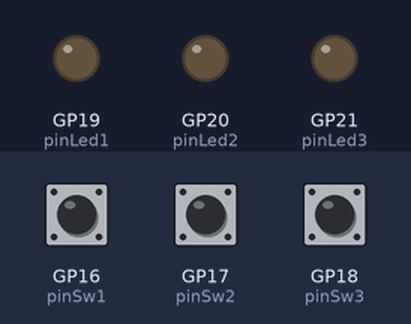
Recording of a program running on a simulated Raspberry Pi Pico running MicroPython. Shown: output pins drawn as LEDs (lit = HIGH). Inputs (shaded band) come from the test bench; at power-on: GP16 (pinSw1) LOW, GP17 (pinSw2) LOW, GP18 (pinSw3) LOW.

Above: at 1.2 s.
1.3 s: GP16 (pinSw1) pulled HIGH for 0.15 s
At 1.37 s:
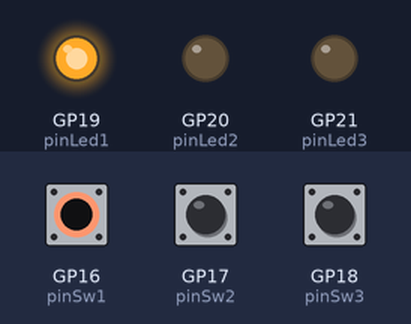
2.9 s: GP17 (pinSw2) pulled HIGH for 0.15 s
At 2.97 s:
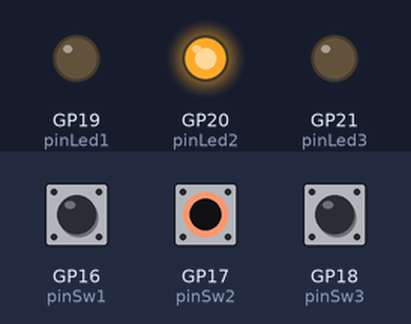
4.5 s: GP18 (pinSw3) pulled HIGH for 0.15 s
At 4.57 s:
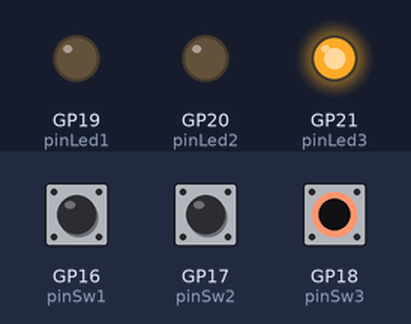
6.1 s: GP18 (pinSw3) pulled HIGH for 3.2 s
At 10.5 s:
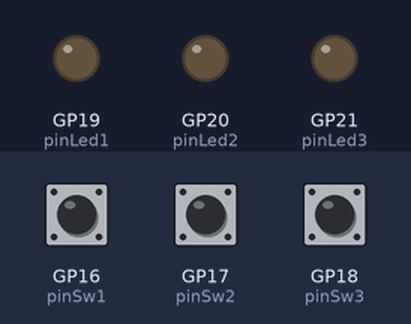
10.8 s: GP16 (pinSw1) pulled HIGH for 3.2 s
At 11.6 s:
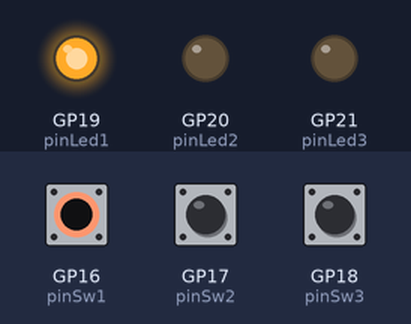
15.5 s: GP16 (pinSw1) driven HIGH and GP17 (pinSw2) driven HIGH
At 16.6 s:
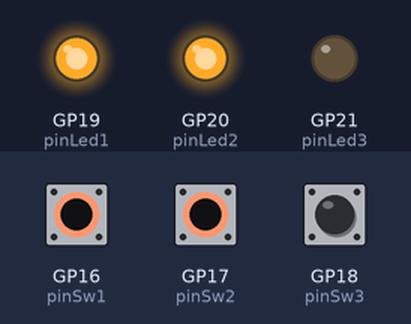
Timing chart, 0 to 18.0 s (numbered marks = the images above; inputs shaded):
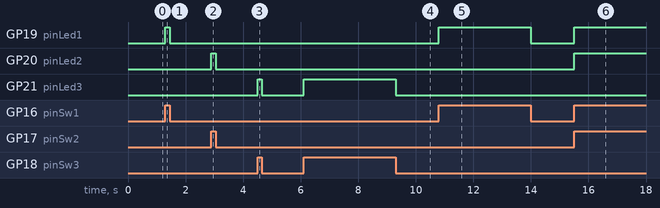

Measured:
- after the input at 1.3 s, GP19 (pinLed1): LOW → HIGH at once, → LOW 0.15 s later
- after the input at 2.9 s, GP20 (pinLed2): LOW → HIGH at once, → LOW 0.15 s later
- after the input at 4.5 s, GP21 (pinLed3): LOW → HIGH at once, → LOW 0.15 s later
- after the input at 6.1 s, GP21 (pinLed3): LOW → HIGH at once, → LOW 3.2 s later
- after the input at 10.8 s, GP19 (pinLed1): LOW → HIGH at once, → LOW 3.2 s later
- after the input at 15.5 s, GP19 (pinLed1), GP20 (pinLed2): LOW → HIGH at once

The program:

02Espejo3Bits.py
```python
from machine import Pin

pinSw1 = Pin(16, Pin.IN)
pinSw2 = Pin(17, Pin.IN)
pinSw3 = Pin(18, Pin.IN)
pinLed1 = Pin(19, Pin.OUT)
pinLed2 = Pin(20, Pin.OUT)
pinLed3 = Pin(21, Pin.OUT)


while True:
    pinLed1.value(pinSw1.value())
    pinLed2.value(pinSw2.value())
    pinLed3.value(pinSw3.value())
```
